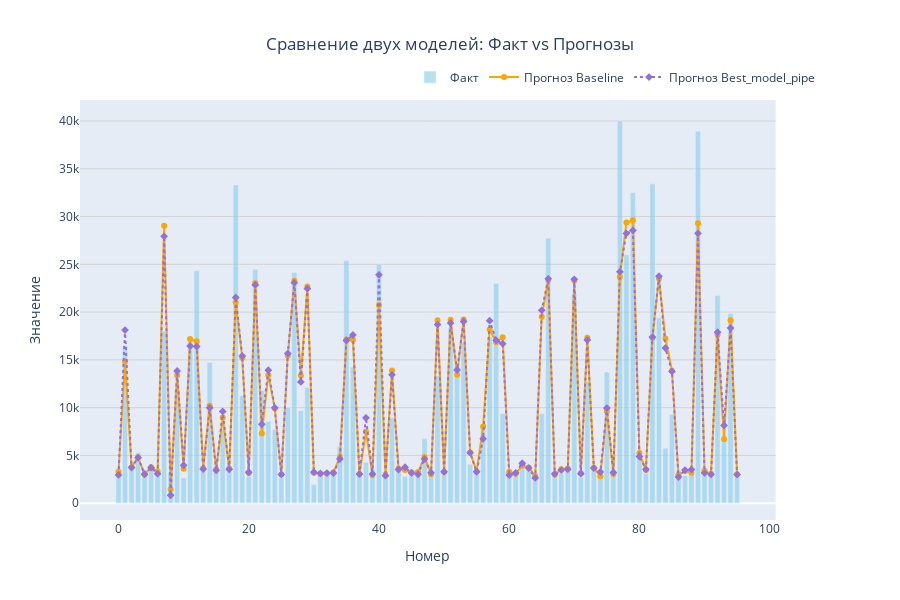

Notebook source saved alongside this figure:
### Markdown cell above
В результате тщательного подбора гиперпараметров была получена улучшенная модель с метрикой RMSE = 4323 K. Лучшим решением стала полносвязная нейронная сеть с «сужающейся» архитектурой: входной слой принимает 9 признаков и последовательно преобразует их через скрытые слои размерностью 128 → 64 → 32 нейрона к финальному предсказанию. Конфигурация включает три слоя без Dropout для эффективной регуляризации и функцию активации ReLU после каждого линейного слоя, что обеспечивает стабильное обучение и способность моделировать сложные нелинейные зависимости. Batch Normalization в данной конфигурации не использовался.


Теперь сравним работы двух моделей

### Code cell
compare_models_plotly(
    y_test, 
    pred_test,
    predict,
    model_names=['Baseline', 'Best_model_pipe'],
)
